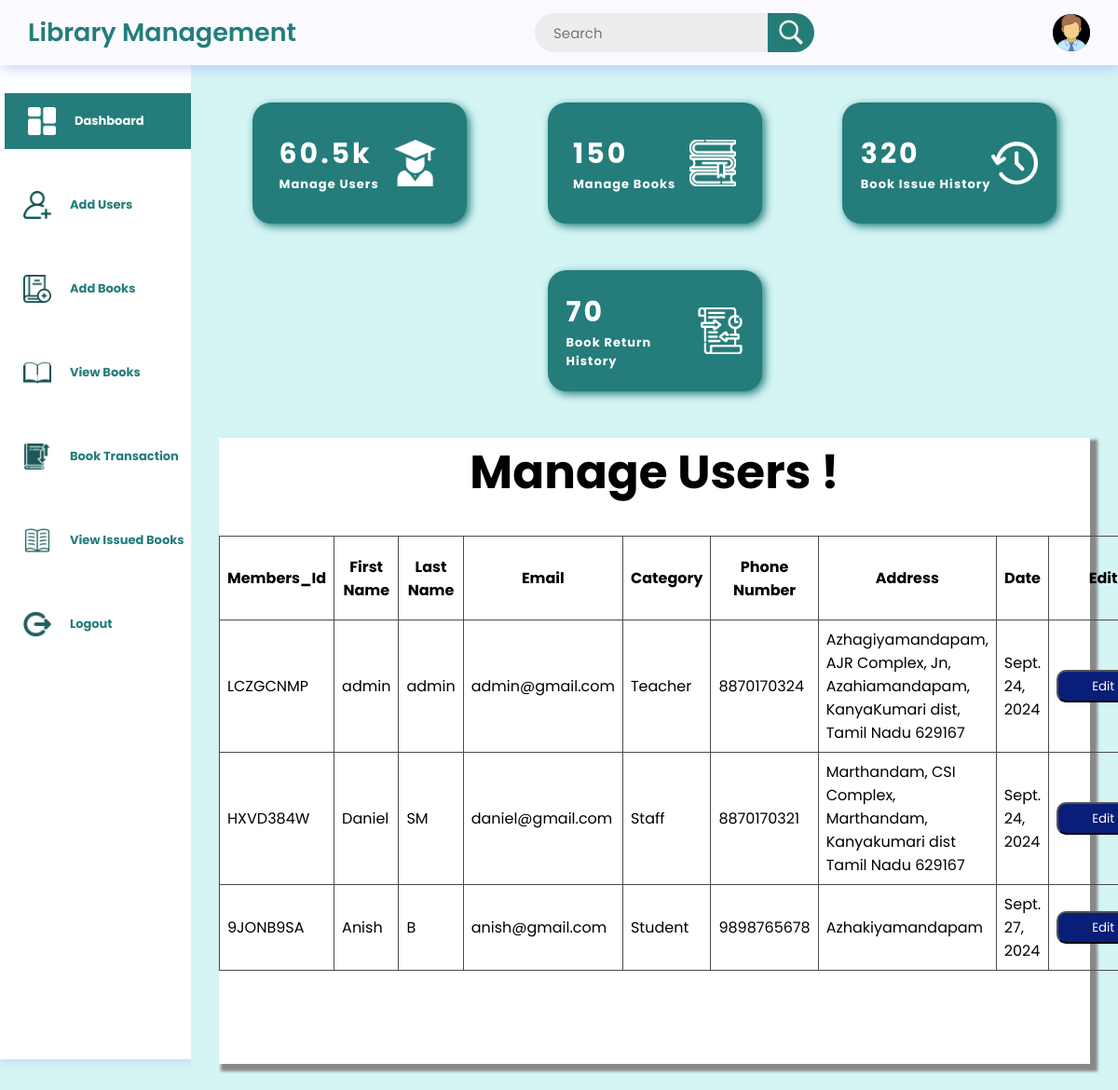
The page /manageuser on the database its author committed.
### library/models.py (models this page shows, shortened)
class addusermodel(models.Model):
    memberid = models.CharField(max_length=8, unique=True, blank=True, null=True)
    firstname=models.CharField(max_length=20)
    lastname=models.CharField(max_length=20)
    email=models.EmailField()
    phonenumber=models.TextField()
    address=models.TextField()
    date=models.DateField(auto_now_add=True)
    category=models.TextField(null=True)

### library/views.py (the view)
# urls.py: path('manageuser',views.manageusers,name="viewuser"),
def manageusers(request):
    data=addusermodel.objects.all
    return render(request,"library/manageusers.html",{"data":data})

### templates/library/manageusers.html (shortened to what this page needs)
<!DOCTYPE html>
{% load static %}
<html lang="en">
<head>
</head>
<body>
    <header>
        <div class="logosec">
            <div class="logo">Library Management</div>
        </div>
        <div class="searchbar">
            <input type="text"
                   placeholder="Search">
            <div class="searchbtn">
              <img src=
"{% static 'images/searchbtn.jpg' %}"
                    class="icn srchicn"
                    alt="search-icon">
              </div>
        </div>
        <div class="message">
            <div class="dp">
              <img src=
"{% static 'images/adminlogin.png' %}"
                    class="dpicn"
                    alt="dp">
              </div>
        </div>
    </header>
    <div class="main-container">
        <div class="navcontainer" id="upnav">
            <nav class="nav">
                <div class="nav-upper-options">
                  <a href="afterlogin"><div class="nav-option option1">
                    <img src=
"{% static 'images/dashboard.png' %}"
                        class="nav-img"
                        alt="dashboard">
                    <h3 class="h3"> Dashboard</h3>
                </div></a>
                <a href="adduser"><div class="option2 nav-option">
                  <img src=
"{% static 'images/addusers.png' %}"
                      class="nav-img"
                      alt="articles">
                  <h3 class="h3"> Add Users</h3>
              </div></a>
                <a href="addbook"><div class="option2 nav-option">
                    <img src=
"{% static 'images/addbooks.png' %}"
                        class="nav-img"
                        alt="articles">
                    <h3 class="h3"> Add Books</h3>
                </div></a>
               <a href="viewcategorybook"> <div class="nav-option option3">
                    <img src=
"{% static 'images/viewbooks.png' %}"
                        class="nav-img"
                        alt="report">
                    <h3 class="h3">View Books</h3>
                </div></a>
                <a href="issuebook"><div class="nav-option option4">
                    <img src=
"{% static 'images/transactionbook.png' %}"
                        class="nav-img"
                        alt="institution">
                    <h3 class="h3">Book Transaction</h3>
                </div></a>
                <a href="/viewissuedbook"><div class="nav-option option5">
                    <img src=
"{% static 'images/viewissuedbook.png' %}"
                        class="nav-img"
                        alt="blog">
                    <h3 class="h3"> View Issued Books</h3>
                </div></a>
               <a href="{% url 'log out' %}"> <div class="nav-option logout">
                    <img src=
"{% static 'images/logouts.png' %}"
                        class="nav-img"
                        alt="logout">
                    <h3 class="h3">Logout</h3>
                </div></a>
                </div>
            </nav>
        </div>
        <div class="main">
            <div class="box-container">
                <div class="box box1">
                    <div class="text">
                        <a href="manageuser" style="color: white;"><h2 class="topic-heading">60.5k</h2>
                        <h2 class="topic"><b>Manage Users</b></h2></a>
                    </div>
                    <img src=
"{% static 'images/manage-user.png' %}"
                        alt="Views">
                </div>
                <div class="box box2">
                    <div class="text">
                        <a href="/viewbook" style="color: white;"><h2 class="topic-heading">150</h2>
                        <h2 class="topic"><b>Manage Books</b></h2></a>
                    </div>
                    <img src=
"{% static 'images/books.png' %}"
                         alt="likes">
                </div>
                <div class="box box3">
                    <div class="text">
                        <a href="/viewissuedbook" style="color: white;"><h2 class="topic-heading">320</h2>
                        <h2 class="topic"><b>Book Issue History</b></h2></a>
                    </div>
                    <img src=
"{% static 'images/history.png' %}"
                        alt="comments">
                </div>
                <div class="box box4">
                    <div class="text">
                       <a href="/returnbooks" style="color: white;"> <h2 class="topic-heading">70</h2>
                        <h2 class="topic"><b>Book Return History</b></h2></a>
                    </div>
                    <img src=
"{% static 'images/history_return.png' %}" alt="published">
                </div>
            </div>
            <div class="container-fluid" id="fluid">
              <h3 class="p-3 mb-2  text-black" style = 'font-size: 50px;text-align:center;margin-bottom:30px;'>Manage Users !</h3>
    <div class="container" id="cont">
               <table>
                <tr>
                    <th>Members_Id</th>
                    <th>First Name</th>
                    <th>Last Name</th>
                    <th>Email</th>
                    <th>Category</th>
                    <th>Phone Number</th>
                    <th>Address</th>
                    <th>Date</th>
                    <th>Edit</th>
                </tr>
                {%for i in data%}
                <tr>
                  <td>{{i.memberid}}</td>
                  <td>{{i.firstname}}</td>
                  <td>{{i.lastname}}</td>
                  <td>{{i.email}}</td>
                  <td>{{i.category}}</td>
                  <td>{{i.phonenumber}}</td>
                  <td>{{i.address}}</td>
                  <td>{{i.date}}</td>
                  <td><a href="{% url 'updateuser' i.memberid %}"><button class="btn" id="edit">Edit</button></a></td>
                </tr>
             {%endfor%}
               </table>
               <div class="container-fluid" id="bot"></div>
              </div>
              </div>
        </div>
    </div>
</body>
</html>

### templates/library/manageusers.html (style rules this page uses)
* { margin: 0; padding: 0; box-sizing: border-box; font-family: "Poppins", sans-serif; }
:root { --background-color1: #fafaff; --background-color2: #ffffff; --background-color3: #ededed; --background-color4: #d4f5f4; --primary-color: #247d7b; --secondary-color: #247d7b; --Border-color: #247d7b; --one-use-color: #247d7b; --two-use-color: #247d7b; }
body { background-color: var(--background-color4); max-width: 100%; overflow-x: hidden; }
header { height: 70px; width: 100vw; padding: 0 30px; background-color: var(--background-color1); position: fixed; z-index: 100; box-shadow: 1px 1px 15px rgba(161, 182, 253, 0.825); display: flex; justify-content: space-between; align-items: center; }
.logo { font-size: 27px; font-weight: 600; color: #247d7b; }
.icn { height: 30px; }
.searchbar, .message, .logosec { display: flex; align-items: center; justify-content: center; }
.logosec { gap: 60px; }
.searchbar input { width: 250px; height: 42px; border-radius: 50px 0 0 50px; background-color: var(--background-color3); padding: 0 20px; font-size: 15px; outline: none; border: none; }
.searchbtn { width: 50px; height: 42px; display: flex; align-items: center; justify-content: center; border-radius: 0px 50px 50px 0px; background-color: var(--secondary-color); cursor: pointer; }
.message { gap: 40px; position: relative; cursor: pointer; }
.dp { height: 40px; width: 40px; background-color: #626262; border-radius: 50%; display: flex; align-items: center; justify-content: center; overflow: hidden; }
.main-container { display: flex; width: 100vw; position: relative; top: 70px; z-index: 1; }
.dpicn { height: 42px; }
.main { height: calc(100vh - 70px); width: 100%; overflow-y: scroll; overflow-x: hidden; padding: 40px 30px 30px 30px; }
.box-container { display: flex; justify-content: space-evenly; align-items: center; flex-wrap: wrap; gap: 50px; }
.nav { min-height: 91vh; width: 250px; background-color: var(--background-color2); position: absolute; top: 0px; left: 00; box-shadow: 1px 1px 10px rgba(198, 189, 248, 0.825); display: flex; flex-direction: column; justify-content: space-between; overflow: hidden; padding: 30px 0 20px 10px; }
.navcontainer { height: calc(100vh - 70px); width: 250px; position: relative; overflow-y: scroll; overflow-x: hidden; transition: all 0.5s ease-in-out; }
.nav-option { width: 250px; height: 60px; display: flex; align-items: center; padding: 0 30px 0 20px; gap: 20px; transition: all 0.1s ease-in-out; }
.nav-img { height: 30px; }
a { text-decoration: none; color: #247d7b; }
.nav-upper-options { display: flex; flex-direction: column; align-items: center; gap: 30px; }
.option1 { border-left: 5px solid #247d7b; background-color: var(--Border-color); color: white; cursor: pointer; }
.box { height: 130px; width: 230px; border-radius: 20px; box-shadow: 3px 3px 10px #247d7b; padding: 20px; display: flex; align-items: center; justify-content: space-around; cursor: pointer; transition: transform 0.3s ease-in-out; }
.box:nth-child(1) { background-color: var(--one-use-color); }
.box:nth-child(2) { background-color: var(--two-use-color); }
.box:nth-child(3) { background-color: var(--one-use-color); }
.box:nth-child(4) { background-color: var(--two-use-color); }
.box img { height: 50px; }
.box .text { color: white; }
.topic { font-size: 13px; font-weight: 400; letter-spacing: 1px; }
.topic-heading { font-size: 30px; letter-spacing: 3px; }
.h3 { font-size: small; font-weight: 700; }
table,th,td { border: 1px solid rgb(75, 75, 75); border-collapse: collapse; }
#fluid { padding: 0px; width: 100%; position: relative; background-color: rgb(255, 255, 255); box-shadow: 5px 5px 3px 3px #888888; margin-top: 50px; }
#cont { margin-right: 100px; position: relative; }
#bot { height: 100px; background-color: white; }
table { margin: 0px; box-sizing: none; }
td,th { padding: 8px; width: 150px; height: 90px; }
#edit { background-color: #091e79; color: white; width: 100px; height: 35px; border-radius: 10px; }

### rows shown on the page
addusermodel: memberid "LCZGCNMP", firstname "admin", lastname "admin", email "admin@gmail.com", category "Teacher", phonenumber "8870170324", address "Azhagiyamandapam, AJR Complex, Jn, Azahiamandapam, KanyaKumari dist, Tamil Nadu 629167", date "Sept. 24, 2024"
addusermodel: memberid "HXVD384W", firstname "Daniel", lastname "SM", email "daniel@gmail.com", category "Staff", phonenumber "8870170321", address "Marthandam, CSI Complex, Marthandam, Kanyakumari dist Tamil Nadu 629167", date "Sept. 24, 2024"
addusermodel: memberid "9JONB9SA", firstname "Anish", lastname "B", email "anish@gmail.com", category "Student", phonenumber "9898765678", address "Azhakiyamandapam", date "Sept. 27, 2024"
